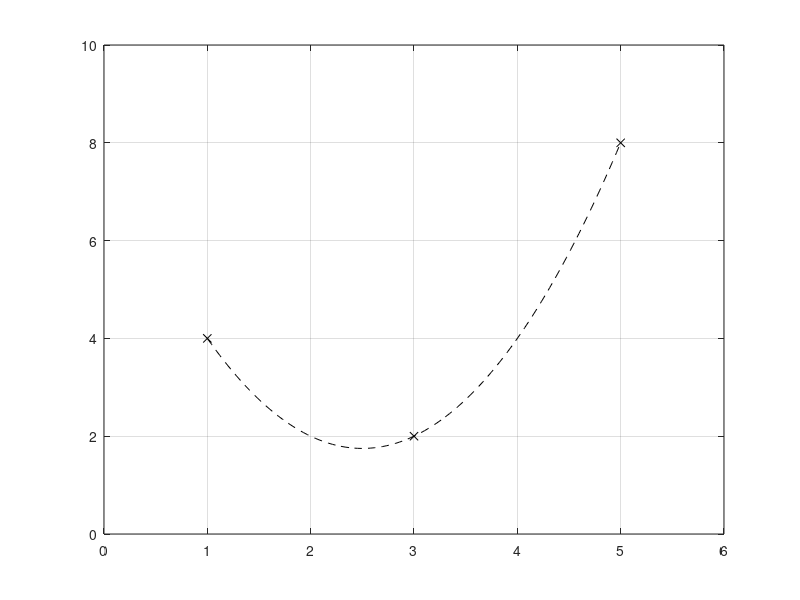
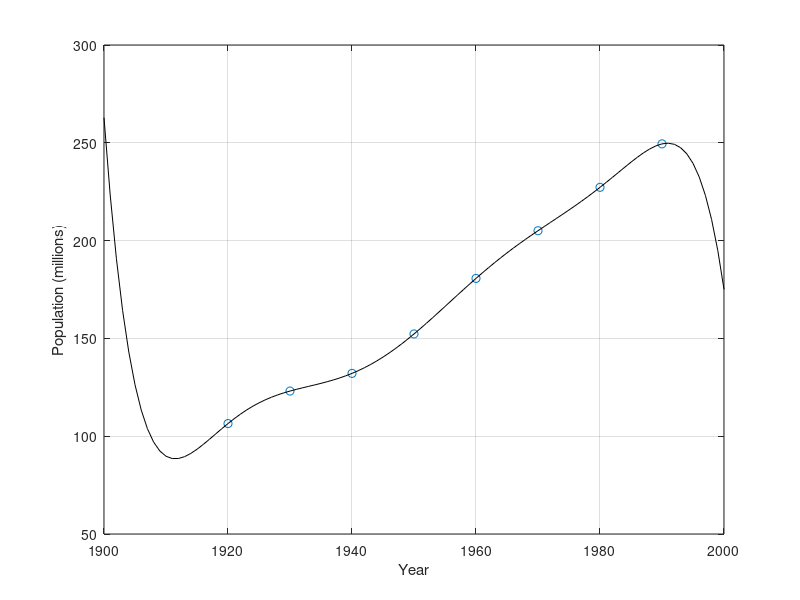
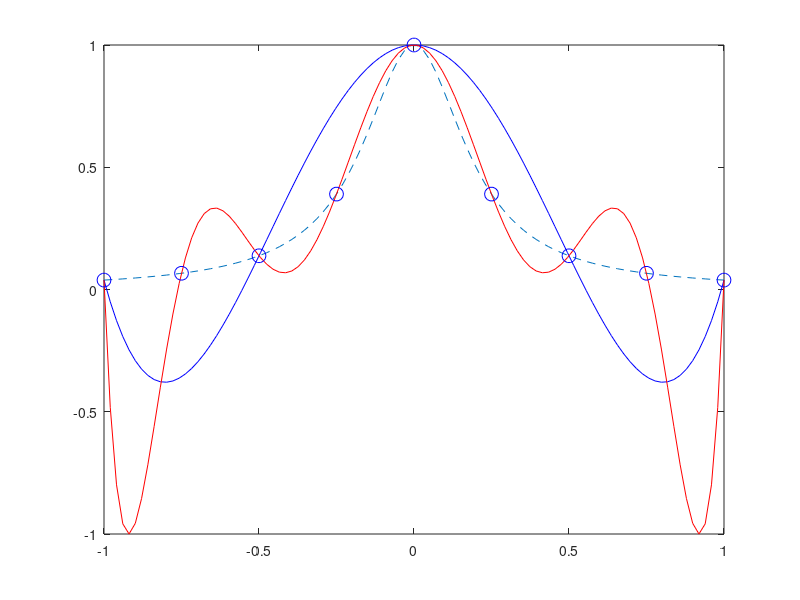

These charts were generated, in order, by the following MATLAB code:
clc
%ECOR 2606 Lecture 18 examples
%example 1
clear;
clc;
x = [ 1 3 5 ];  
y = [ 4 2 8 ];

% Create Vandermonde matrix.
V=[(x.^2)' x' [1;1;1]]
condV=cond(V)
p1=V\y'
 
p = polyfit (x, y, 2) % 3 points, second order polynomial
 
fprintf ('The estimated value of y at x = 2.5 is %f\n', polyval (p, 2.5));
fprintf ('The estimated value of y at x = 3.6 is %f\n', polyval (p, 3.6));
fprintf ('The estimated value of y at x = 4.1 is %f\n', polyval (p, 4.1));
xp = linspace(1,5,100); yp = polyval (p, xp);
 
plot (x, y, 'xk', xp, yp, 'k--','MarkerSize', 15);
axis ([0 6 0 10]); grid on;
fprintf('Hit <CR> to continue\n')
pause


clear;
clc;
%example 2

years = 1920:10:1990;
pop = [ 106.46, 123.08, 132.12, 152.27, 180.67, 205.05, 227.23, 249.46];

p = polyfit (years, pop, 7);
% transform the data to remove the warning

firstYear = years(1); lastYear = years(length(years));
midRangeValue = (lastYear + firstYear) /2;
halfRange = (lastYear - firstYear) / 2;
transform = @(y)  (y - midRangeValue)  / halfRange;

yearsT = transform(years);

p = polyfit (yearsT, pop, 7);
pop1955 = polyval (p, transform(1955))
pop2000 = polyval (p, transform(2000))


year2 = 1900:2000;   % in steps of 1
pop2 = polyval (p, transform(year2));
figure (2);
plot (years, pop, 'o', year2, pop2, 'k', 'MarkerSize', 10);
xlabel('Year'); ylabel('Population (millions)');
grid on


% Example 3 Runge's Function

fprintf('Hit <CR> to continue\n');
pause;
clear
clc

runge = @(x) 1./(1+25*x.^2);
xplot=linspace(-1,1,100);
xdata=linspace(-1, 1, 9);
y5=runge(xdata(1:2:length(xdata)));
p4=polyfit(xdata(1:2:length(xdata)), y5, 4);
y9=runge(xdata);
p8=polyfit(xdata, y9,8);

figure(3)
plot(xplot, runge(xplot),'--', xplot, polyval(p4,xplot), 'b', xplot, polyval(p8,xplot),'r', xdata, y9,'bo','MarkerSize', 10)

